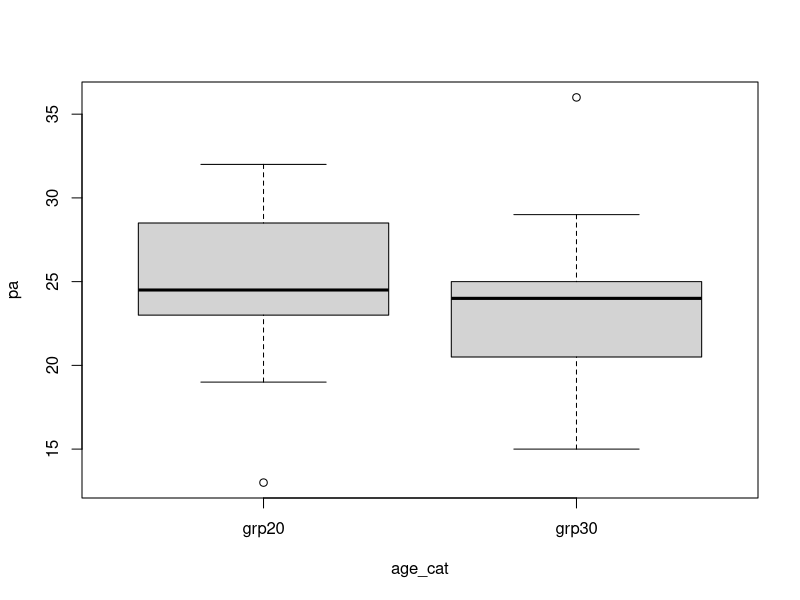
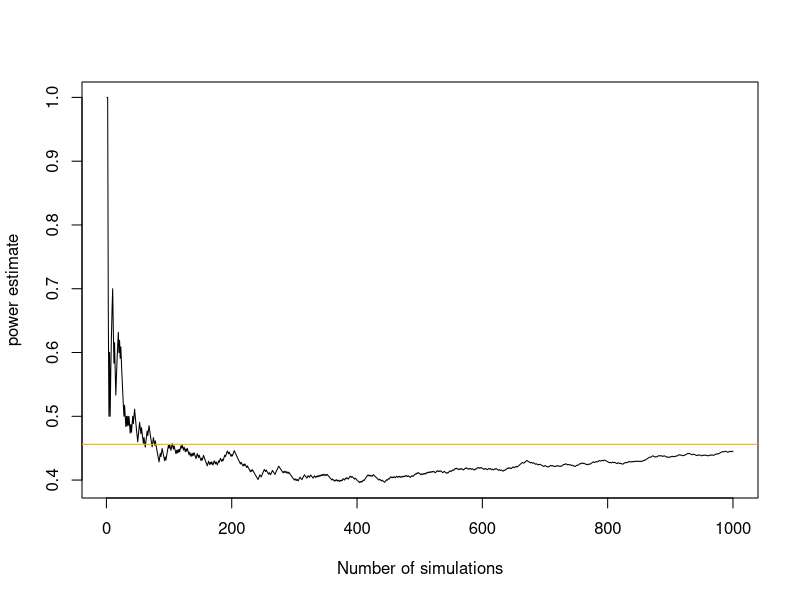
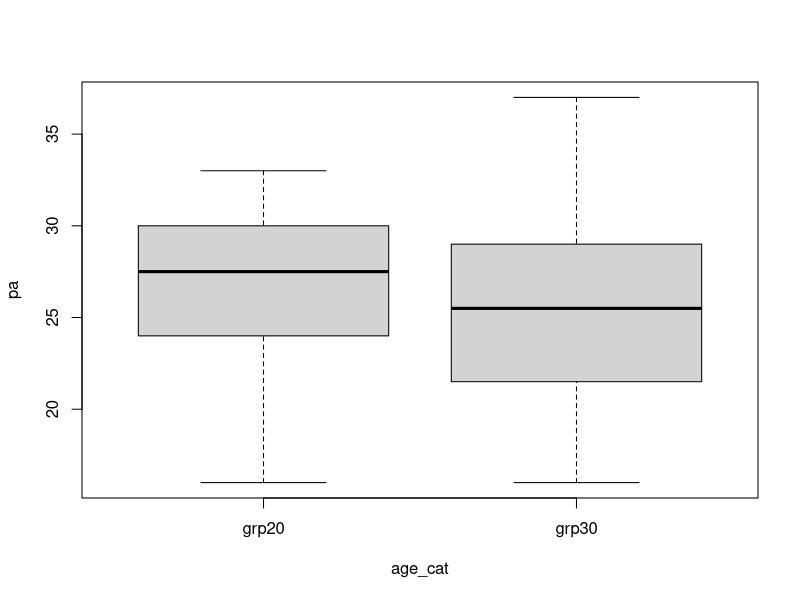

Here is the R script that generated these plots, in order:

# ---- libs ----

# install.packages("pwr")
library("pwr")
library("dplyr")
?`pwr-package` # package help file landing page



# ---- hA_true_example ----



npg <- 20
delta <- 3
sigma <- 5
d <- delta / sigma # "effect-size"


# we want to check whether people in Adelaide aged 20-29 spend more (or different) 
# amount of time in physical activity than people in Adelaide aged 30-39

# a power calc for a fixed number of people
(power_result <- pwr.t.test(
  n = npg, 
  d = delta / sigma, 
  sig.level = 0.05, 
  power = NULL, 
  type = "two.sample",
  alternative = "two.sided"
))


# a fixed power to find required n (per group)
pwr.t.test(
  n = NULL, 
  d = delta / sigma, 
  sig.level = 0.05, 
  power = 0.95, 
  type = "two.sample",
  alternative = "two.sided"
)



# so we randomly sample 20 people from each age group and get the following
# 7-day average daily physical activity times

(pa_age20s <- round(rnorm(npg, 25, sigma)))
(pa_age30s <- round(rnorm(npg, 25 - delta, sigma)))
pa_dat <-
  tibble(
    age_cat = rep(c("grp20", "grp30"), each = npg),
    pa = c(pa_age20s, pa_age30s)
  )
pa_dat


### this side of the divider we don't have access to in our studies
### (the above is just a thought experiment about how our data might
### "come to be")


# -------------------------------------------------------------------
# -------------------------------------------------------------------


### this side of the divider is the data we collect to in our studies
### (and we don't know if either H_0 or H_A is the truth)

# so to check our above question we could do a t-test:
boxplot(pa ~ age_cat, data = pa_dat)

t.test(x = pa_age20s, y = pa_age30s, var.equal = TRUE)
t.test(pa ~ age_cat, data = pa_dat, var.equal = TRUE)
str(t.test(pa ~ age_cat, data = pa_dat, var.equal = TRUE))


t.test(pa ~ age_cat, data = pa_dat, var.equal = TRUE)$p.value
t.test(pa ~ age_cat, data = pa_dat, var.equal = TRUE)$p.value < 0.05


### let's repeat the above lots and lots to see how often we reach "significance" as a proportion

reps <- 1000
(is_sig <- rep(NA, reps))
# is_sig[3] <- "test" # inserting a value in the third spot in vector for demonstration
# is_sig
for (i in 1:reps) { # i <- 1
  # create new randomly generated dataset
  pa_dat <-
    tibble(
      age_cat = rep(c("grp20", "grp30"), each = npg),
      pa = c(rnorm(npg, 25, sigma), rnorm(npg, 25 - delta, sigma))
    )
  # is the t-test significant -- do we reject H0?
  ### remember: H_A is true so we DO want significance (i.e. reject H_A)
  is_sig[i] <- t.test(pa ~ age_cat, data = pa_dat, var.equal = TRUE)$p.value < 0.05
}
# is_sig
# as.integer(is_sig)
sum(as.integer(is_sig))
sum(as.integer(is_sig)) / reps



plot(
  1:reps, 
  cumsum(is_sig) / cumsum(rep(1, reps)), 
  type = ifelse(reps <= 100, "p", "l"), 
  ylab = "power estimate",
  xlab = "Number of simulations"
)
abline(h = power_result$power, col = "orange") # orange line is pwr.t.test() power result



# ---- h0_true_example ----


sigma <- 5
n <- 20


# we want to check whether people in Adelaide aged 20-29 spend more (or different) 
# amount of time in physical activity than people in Adelaide aged 30-39

# so we randomly sample 20 people from each age group and get the following
# 7-day average daily physical activity times
(pa_age20s <- round(rnorm(npg, 25, sigma)))
(pa_age30s <- round(rnorm(npg, 25, sigma))) # same mean here
pa_dat <-
  tibble(
    age_cat = rep(c("grp20", "grp30"), each = npg),
    pa = c(pa_age20s, pa_age30s)
  )
pa_dat


# so to check our above question we could do a t-test:
boxplot(pa ~ age_cat, data = pa_dat)
t.test(x = pa_age20s, y = pa_age30s, var.equal = TRUE)


reps <- 100
(is_sig <- rep(NA, reps))

for (i in 1:reps) { 
  # create new randomly generated dataset
  pa_dat <-
    tibble(
      age_cat = rep(c("grp20", "grp30"), each = npg),
      pa = c(rnorm(npg, 25, sigma), rnorm(npg, 25, sigma))
    )
  # is the t-test significant -- do we reject H0?
  ### remember: H_0 is true so we DO NOT want significance
  is_sig[i] <- t.test(pa ~ age_cat, data = pa_dat, var.equal = TRUE)$p.value < 0.05
}
# is_sig
# as.integer(is_sig)
sum(as.integer(is_sig))
sum(as.integer(is_sig)) / reps # should be close to alpha = 0.05
